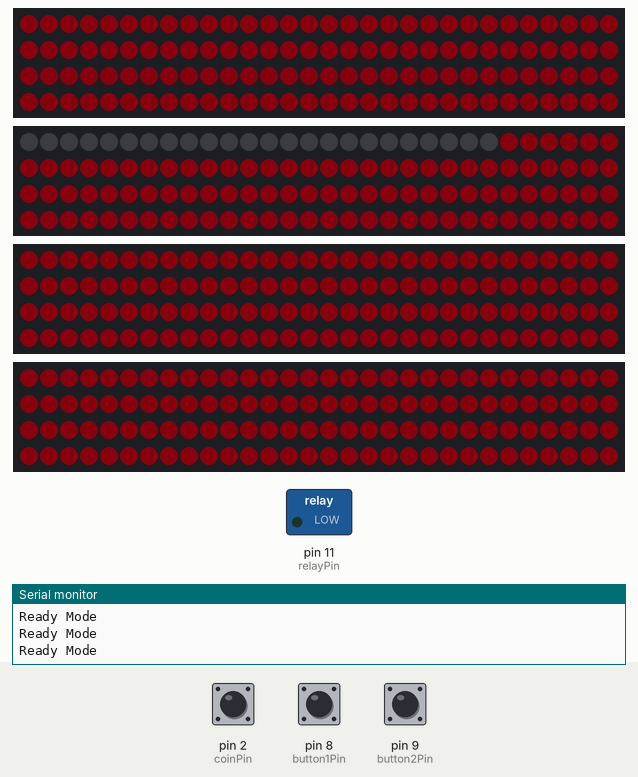
This sketch was run on a simulated Arduino Uno, built with avr-gcc and run on an emulated ATmega328P. On the bench: 4 × 120 RGB LEDs in strip order, left to right, continuing on the next row, switched loads named in the sketch (green lamp = pin HIGH), the last lines printed to the serial monitor. The inputs (shaded band) are chosen by the test bench; at power-on: pin 2 (coinPin) HIGH, pin 8 (button1Pin) HIGH, pin 9 (button2Pin) HIGH. Dim RGB values are drawn brighter than linear; the strip is taken to match the declared colour order.

Above: at 1.2 s.
1.3 s: pin 2 (coinPin) pulled LOW for 0.15 s
At 2.1 s:
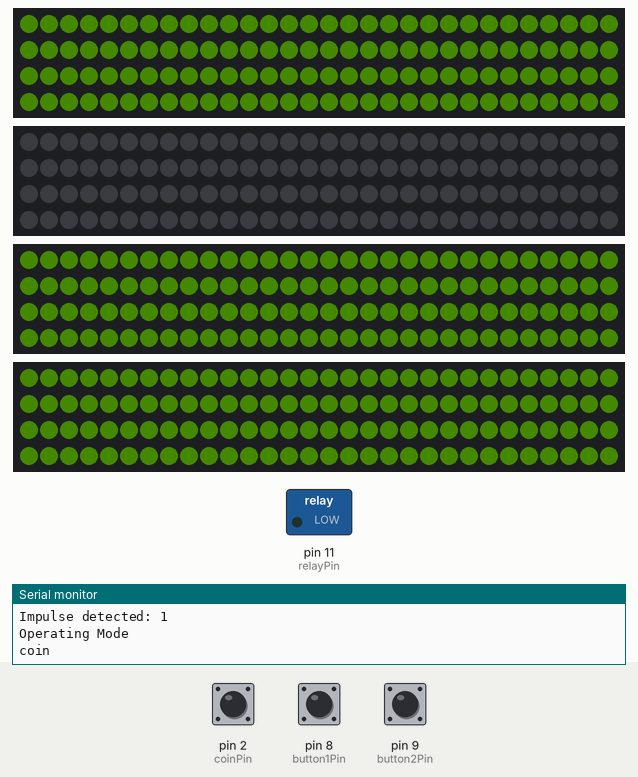
Timing chart, 0 to 4.3 s (numbered marks = the images above; inputs shaded):
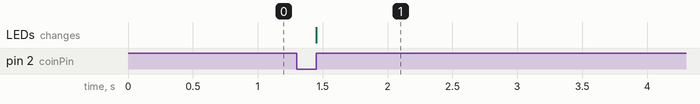

Measured:
- after the input at 1.3 s, the LEDs: change after 0.15 s (image 1)

The sketch:

controller.ino
```cpp
// 1. Ready Mode - Green Light -> Coin Ready to be given
// 2. Operating Mode - Yellow Light -> After coin is given
// 3. Error Mode - counter reaches maximum sticker number
// 4. App Mode - blue light

// Button 1 sets counter to 0 or 20
// if counter is 20 - error mode is active, at which no action can be done

// Machine has 20 a capacity of 20 stickers
// > Counter (starts at 0) and increases +1 every time a coin is given (ready + operating mode)
// > When the counter reaches 20, error mode is active ( error mode): the user needs to replace manually the stickers and press Button UP.

// Button Up - Sets counter to 0 or 20 -> triggering the machine to be ready or in error mode.

// Button Down - Sets app mode

#include <Adafruit_NeoPixel.h>

int maxStickers = 20;
int stickerCoreoDuration = 25000;

// Button and LED configuration
const int coinPin = 2; // pin to read signal from coin acceptor
const int button1Pin = 8;  // the number of the first pushbutton pin
const int button2Pin = 9;  // the number of the second pushbutton pin
int button1State = 0;      // variable for reading the first pushbutton status
int button2State = 0;      // variable for reading the second pushbutton status
int lastButton1State = HIGH; // previous state of the first pushbutton
int lastButton2State = HIGH; // previous state of the second pushbutton
bool button1On = false;    // current state of button 1 (ON/OFF)
bool button2On = false;    // current state of button 2 (ON/OFF)
int counter = 0;           // counter variable

int relayPin = 11;
bool relayState = LOW;

#define LED_PIN1 3
#define LED_PIN2 4
#define LED_PIN3 5
#define LED_PIN4 6
#define NUM_LEDS 120
#define NUM_LEDS2 60
#define NUM_LEDS_IN
#define BRIGHTNESS 10

// Define NeoPixel strips
Adafruit_NeoPixel strip1 = Adafruit_NeoPixel(NUM_LEDS, LED_PIN1, NEO_RGBW + NEO_KHZ800);
Adafruit_NeoPixel strip2 = Adafruit_NeoPixel(NUM_LEDS, LED_PIN2, NEO_RGBW + NEO_KHZ800);
Adafruit_NeoPixel strip3 = Adafruit_NeoPixel(NUM_LEDS, LED_PIN3, NEO_GRB + NEO_KHZ800);
Adafruit_NeoPixel strip4 = Adafruit_NeoPixel(NUM_LEDS, LED_PIN4, NEO_RGB + NEO_KHZ800);

int impulsCount = 0;
volatile int coinHIGH = 0;
int appMode = 0;
unsigned long lastDebounceTime = 0;
unsigned long debounceDelay = 50; // milliseconds

void incomingImpuls() {
  unsigned long currentTime = millis();
  if ((currentTime - lastDebounceTime) > debounceDelay) {
    impulsCount++;
    coinHIGH = 1;
    Serial.println("Impulse detected: " + String(impulsCount));  // Send message to Raspberry Pi
    counter++;
    lastDebounceTime = currentTime;
  }
}

void setup() {
  Serial.begin(9600);
  pinMode(coinPin, INPUT_PULLUP);
  attachInterrupt(digitalPinToInterrupt(coinPin), incomingImpuls, FALLING);

  // Initialize the NeoPixel strips
  strip1.begin();
  strip1.setBrightness(BRIGHTNESS);
  strip1.show(); // Initialize all pixels to 'off'

  strip2.begin();
  strip2.setBrightness(BRIGHTNESS);
  strip2.show(); // Initialize all pixels to 'off'

  strip3.begin();
  strip3.setBrightness(BRIGHTNESS);
  strip3.show(); // Initialize all pixels to 'off'

  strip4.begin();
  strip4.setBrightness(BRIGHTNESS);
  strip4.show(); // Initialize all pixels to 'off'

  // initialize the pushbutton pins as inputs with the internal pull-up resistors enabled
  pinMode(button1Pin, INPUT_PULLUP);
  pinMode(button2Pin, INPUT_PULLUP);
  pinMode(relayPin, OUTPUT);
  digitalWrite(relayPin, LOW); // Ensure relay starts off
}

void loop() {
  // read the state of the pushbutton values
  button1State = digitalRead(button1Pin);
  button2State = digitalRead(button2Pin);

  // check if the first pushbutton state has changed
  if (button1State != lastButton1State) {
    // if the button state is LOW, it means the button is pressed
    if (button1State == LOW) {
      // toggle the state of button1On
      button1On = !button1On;
      // print the state of button1On
      Serial.println("Button 1 Pressed");
      // if button1On is true, set the counter to 20; if false, reset the counter to 0
      if (button1On) {
        counter = 20;
      } else {
        counter = 0;
      }
    }
    // update the last button state
    lastButton1State = button1State;
    appMode = 0;
  }

  // check if the second pushbutton state has changed
  if (button2State != lastButton2State) {
    // if the button state is LOW, it means the button is pressed
    if (button2State == LOW) {
      // toggle the state of button2On
      button2On = !button2On;
      // send the message "app" via serial print
      appMode = !appMode;
      Serial.println("app" + String(appMode));
    }
    // update the last button state
    lastButton2State = button2State;
  }

  if (counter >= maxStickers) {
    Serial.println("Error Mode");
    setAllRed();
    if (relayState == LOW) {
      digitalWrite(relayPin, LOW);
      relayState = LOW;
    }
    coinHIGH = 0;
  } else {
    if (coinHIGH == 1) {
      Serial.println("Operating Mode");
      setAllYellow();
      Serial.println("coin");
      delay(stickerCoreoDuration); // TODO: MEASURE CHOREOGRAPHY TIME
      coinHIGH = 0;
    }
    if (appMode == 1) {
      Serial.println("App Mode Active");
      setAllBlue();
      delay(100);
    } else {
      Serial.println("Ready Mode");
      setAllGreen(); // Ensure the LEDs start as green
      // if (relayState == LOW) {
      //   digitalWrite(relayPin, HIGH);
      //   relayState = HIGH;
      // }
    }
  }

  delay(100);
}

// Function to set all LEDs to green
void setAllGreen() {
  for (uint16_t i = 0; i < NUM_LEDS; i++) {
    strip1.setPixelColor(i, strip1.Color(255, 0, 30, 0)); // Green
    strip3.setPixelColor(i, strip3.Color(255, 0, 30, 0)); // Green
    strip4.setPixelColor(i, strip4.Color(255, 0, 30, 0)); // Green

    if (i > NUM_LEDS2 / 2.6) {
      strip2.setPixelColor(i, strip2.Color(255, 0, 30, 0)); // Green for first half
    } else {
      strip2.setPixelColor(i, strip2.Color(0, 0, 0, 0)); // Off for second half
    }
  }
  strip1.show();
  strip2.show();
  strip3.show();
  strip4.show();
}


// Function to set all LEDs to yellow
void setAllYellow() {
  for (uint16_t i = 0; i < NUM_LEDS; i++) {
    strip1.setPixelColor(i, strip1.Color(120, 255, 0, 0)); // Yellow
    strip2.setPixelColor(i, strip2.Color(0, 0, 0, 0)); // Yellow
    strip3.setPixelColor(i, strip3.Color(120, 255, 0, 0)); // Yellow
    strip4.setPixelColor(i, strip4.Color(120, 255, 0, 0)); // Yellow
  }
  strip1.show();
  strip2.show();
  strip3.show();
  strip4.show();
}

// Function to set all LEDs to red
void setAllRed() {
  for (uint16_t i = 0; i < NUM_LEDS; i++) {
    strip1.setPixelColor(i, strip1.Color(0, 255, 0, 0)); // Red
    strip3.setPixelColor(i, strip3.Color(0, 255, 0, 0)); // Red
    strip4.setPixelColor(i, strip4.Color(0, 255, 0, 0)); // Red

    if (i > NUM_LEDS2 / 2.6) {
      strip2.setPixelColor(i, strip2.Color(0, 0, 0, 0)); // Off for first half
    } else {
      strip2.setPixelColor(i, strip2.Color(0, 255, 0, 0)); // Red for second half
    }
  }
  strip1.show();
  strip2.show();
  strip3.show();
  strip4.show();
}


void setAllBlue() {
  for (int i = 0; i < NUM_LEDS; i++) {
    strip1.setPixelColor(i, strip1.Color(0, 0, 255));
    strip3.setPixelColor(i, strip3.Color(0, 0, 255));
    strip4.setPixelColor(i, strip4.Color(0, 0, 255));
    if (i < NUM_LEDS2 / 2) {
      strip2.setPixelColor(i, strip2.Color(0, 0, 255, 0)); // Off for first half
    } else {
      strip2.setPixelColor(i, strip2.Color(0, 0, 0, 0)); // Red for second half
    }
  }
  strip1.show();
  strip2.show();
  strip3.show();
  strip4.show();
}
```
